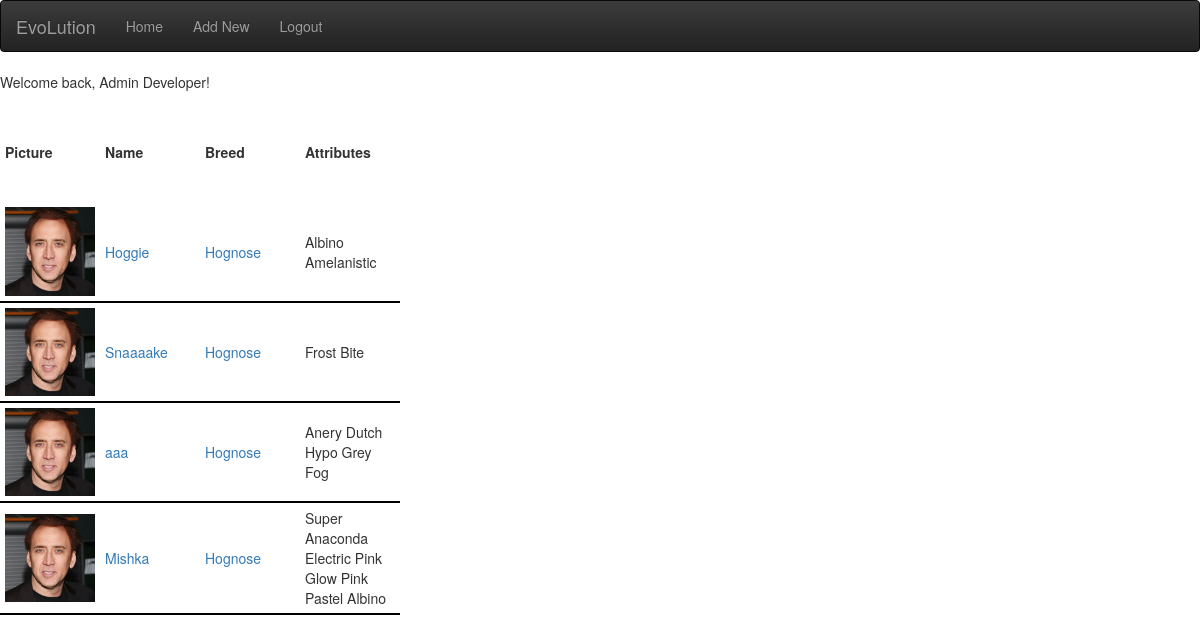
The page /dashboard (signed in) on the database its author committed.
### app.py (models this page shows, shortened)
class User(db.Model, UserMixin):
	__tablename__ = 'user'
	id = db.Column(db.Integer, primary_key = True)
	username = db.Column(db.String(32))
	firstname = db.Column(db.String(32))
	lastname = db.Column(db.String(32))
	email = db.Column(db.String(32))
	password = db.Column(db.String(32))

class Animal(db.Model):
	__tablename__ = 'animal'
	id = db.Column(db.Integer, primary_key = True)
	name = db.Column(db.String(32))
	owner = db.Column(db.Integer, db.ForeignKey("user.id"))
	breed = db.Column(db.Integer, db.ForeignKey("breed.id"))
	picture = db.Column(db.String(32))
	ownerR = db.relationship('User', foreign_keys=[owner])
	breedR = db.relationship('Breed', foreign_keys=[breed])

class Breed(db.Model):
	__tablename__ = 'breed'
	id = db.Column(db.Integer, primary_key = True)
	bName = db.Column(db.String(32))

class Attributes(db.Model):
	__tablename__ = 'attributes'
	id = db.Column(db.Integer, primary_key = True)
	animal = db.Column(db.Integer)
	gene = db.Column(db.Integer)

class Genes(db.Model):
	__tablename__ = 'genes'
	id = db.Column(db.Integer, primary_key = True)
	name = db.Column(db.String(32))
	breed = db.Column(db.Integer, db.ForeignKey("breed.id"))
	breedR = db.relationship('Breed', foreign_keys=[breed])

### app.py (the view)
@app.route('/dashboard')
@login_required
def dashboard():
	user_id = current_user.get_id()
	animals = list(e.execute("""select animal.id, animal.name, animal.owner, animal.breed, animal.picture, breed.bName from animal inner join breed on animal.breed=breed.id where animal.owner=""" + str(user_id) + """;"""))
	gene_data = list(e.execute("""select attributes.id, attributes.animal, genes.name from attributes inner join genes on attributes.gene=genes.id"""))
	return render_template('index.html', data=animals, genes=gene_data)

### app.py (called while the page is built)
@login_manager.user_loader
def get_user(ident):
  return User.query.get(int(ident))

### templates/index.html (shortened to what this page needs)
{% extends "base.html" %}
{% block body %}
<p>
  Welcome back, {{ current_user.firstname }} {{ current_user.lastname }}!
 </p>
  {% block content %}
  <p>
  	<table class="dash-table">
  	<tr>
  		<th class="dash-item">Picture</th>
  		<th class="dash-item">Name</th>
  		<th class="dash-item">Breed</th>
  		<th class="dash-item">Attributes</th>
  	</tr>
  	{% for item in data %}
  	<tr>
  		<td class="dash-item"><a href="#"><img class="dash-pic" src={{item.picture}}></a></img></td>
    	<td class="dash-item"><a href="#">{{item.name}}</a></td>
    	<td class="dash-item"><a href="#">{{item.bName}}</a></td>
    	<td class="dash-item">
    		{% for a in genes %}
    			{% if a.animal == item.id %}
    				<span value="{{ a.id }}">{{ a.name }}</span>
    			{% endif %}
    		{% endfor %}
    	</td>
	</tr>
 	{% endfor %}
 	</table>
  </p>
  {% endblock %}
{% endblock %}

### templates/base.html (shortened to what this page needs)
<!doctype html>
<html>
  <head>
    {% block head %}
    <link rel="stylesheet" href="{{ url_for('static', filename='style.css') }}">
    <link rel="stylesheet" href="{{ url_for('static', filename='bootstrap.min.css') }}">
    <link rel="stylesheet" href="{{ url_for('static', filename='bootstrap-theme.min.css') }}">
    <link rel="stylesheet" href="https://cdnjs.cloudflare.com/ajax/libs/chosen/1.4.2/chosen.min.css">
    {% endblock %}
  </head>
  <body>
    {% include "navbar.html" %}
    {% block body %}{% endblock %}
</body>
</html>

### templates/navbar.html
{% block content %}
<nav class="navbar navbar-inverse">
  <div class="container-fluid">
    <div class="navbar-header">
      <a class="navbar-brand" href="/">EvoLution</a>
    </div>
    <ul class="nav navbar-nav">
      {% if current_user.is_authenticated %}
        <li><a href="/dashboard">Home</a></li>
        <li><a href="/addition">Add New</a></li>
  		  <li><a href="/logout">Logout</a></li>
      {% else %}
        <li><a href="/">Home</a></li>
      	<li><a href="/login">Login</a></li>
      	<li><a href="/signup">Signup</a></li>
      {% endif %}
    </ul>
  </div>
</nav>
  {% endblock %}

### static/style.css (style rules this page uses)
.dash-pic { width: 100%; height: 100%; }
.dash-item { width: 100px; height: 100px; padding: 5px; }
td { border-bottom: solid #000000 2px; }

### rows shown on the page
User: firstname "Admin", lastname "Developer"
Animal: name "Hoggie", bName "Hognose"
Attributes: {{ a.id }} 1 (drawn), name "Albino"
Attributes: {{ a.id }} 2 (drawn), name "Amelanistic"
Animal: name "Snaaaake", bName "Hognose"
Attributes: {{ a.id }} 3 (drawn), name "Frost Bite"
Animal: name "aaa", bName "Hognose"
Attributes: {{ a.id }} 4 (drawn), name "Anery"
Attributes: {{ a.id }} 5 (drawn), name "Dutch Hypo"
Attributes: {{ a.id }} 6 (drawn), name "Grey Fog"
Animal: name "Mishka", bName "Hognose"
Attributes: {{ a.id }} 7 (drawn), name "Super Anaconda"
Attributes: {{ a.id }} 8 (drawn), name "Electric"
Attributes: {{ a.id }} 9 (drawn), name "Pink Glow"
Attributes: {{ a.id }} 10 (drawn), name "Pink Pastel Albino"
